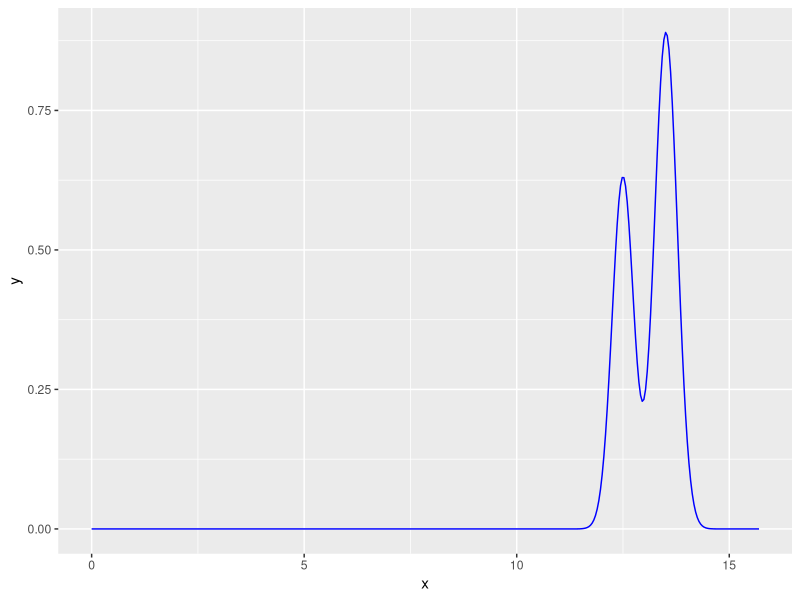
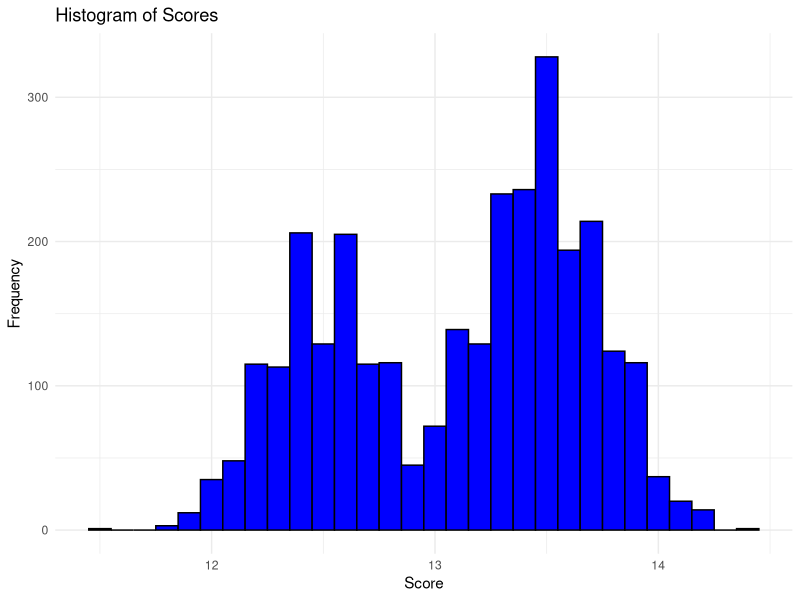

These charts were generated, in order, by the following R code: (Note: a time limit stopped this script after it produced the figures.)
## ---- chunk 1
knitr::opts_chunk$set(echo = TRUE)
## ---- chunk 2
library(tidyverse)
library(data.table)
library(ggplot2)
library(purrr)
library(dplyr)
## ---- chunk 3
## Re-arranged data
data_women_scores_2022_to_2023 <- read.csv("cleaned data/active_restricted_women_2023.csv") %>% 
  select(Country, FullName, Apparatus, Score) %>% 
  # first, making c(VT, VT1, VT2) all just VT, since they're all the same apparatus, just named different at different competitions
  mutate(Apparatus = ifelse(Apparatus %in% c("VT1", "VT2"), "VT", Apparatus))  %>%
  filter(!is.na(Score) & Score != 0) #dropping all NAs -- ask the team: should we also drop zeros? -> emily said yeah 11.13.2023 7 21pm


# this is the data that will feed into the algo
data_ready_for_algo <- data_women_scores_2022_to_2023 %>%
  group_by(Country, FullName, Apparatus) %>%
  summarise(Scores = list(Score), .groups = 'drop')




## Global Fixed Integers
minBBScoreIn_data_women_scores_2022_to_2023 <- min(data_women_scores_2022_to_2023$Score[data_women_scores_2022_to_2023$Apparatus == "BB"], na.rm = TRUE)
maxBBScoreIn_data_women_scores_2022_to_2023 <- max(data_women_scores_2022_to_2023$Score[data_women_scores_2022_to_2023$Apparatus == "BB"], na.rm = TRUE)

minFXScoreIn_data_women_scores_2022_to_2023 <- min(data_women_scores_2022_to_2023$Score[data_women_scores_2022_to_2023$Apparatus == "FX"], na.rm = TRUE)
maxFXScoreIn_data_women_scores_2022_to_2023 <- max(data_women_scores_2022_to_2023$Score[data_women_scores_2022_to_2023$Apparatus == "FX"], na.rm = TRUE)

minUBScoreIn_data_women_scores_2022_to_2023 <- min(data_women_scores_2022_to_2023$Score[data_women_scores_2022_to_2023$Apparatus == "UB"], na.rm = TRUE)
maxUBScoreIn_data_women_scores_2022_to_2023 <- max(data_women_scores_2022_to_2023$Score[data_women_scores_2022_to_2023$Apparatus == "UB"], na.rm = TRUE)

minVTScoreIn_data_women_scores_2022_to_2023 <- min(data_women_scores_2022_to_2023$Score[data_women_scores_2022_to_2023$Apparatus == "VT"], na.rm = TRUE)
maxVTScoreIn_data_women_scores_2022_to_2023 <- max(data_women_scores_2022_to_2023$Score[data_women_scores_2022_to_2023$Apparatus == "VT"], na.rm = TRUE)


## 2D Table of Global Fixed Integers
minAndMaxScores2DTable <- list(
    BB = list(
        min = minBBScoreIn_data_women_scores_2022_to_2023,
        max = maxBBScoreIn_data_women_scores_2022_to_2023
    ),
    FX = list(
        min = minFXScoreIn_data_women_scores_2022_to_2023,
        max = maxFXScoreIn_data_women_scores_2022_to_2023
    ),
    UB = list(
        min = minUBScoreIn_data_women_scores_2022_to_2023,
        max = maxUBScoreIn_data_women_scores_2022_to_2023
    ),
    VT = list(
        min = minVTScoreIn_data_women_scores_2022_to_2023,
        max = maxVTScoreIn_data_women_scores_2022_to_2023
    )
)


## TO BE FED INTO runOlympicsNTimes
allWomenBBParticipants <- data_ready_for_algo %>%
  select(Country, FullName, Apparatus) %>%
  unique() %>% 
  filter(Apparatus == "BB")

allWomenUBParticipants <- data_ready_for_algo %>%
  select(Country, FullName, Apparatus) %>%
  unique() %>% 
  filter(Apparatus == "UB")

allWomenFXParticipants <- data_ready_for_algo %>%
  select(Country, FullName, Apparatus) %>%
  unique() %>% 
  filter(Apparatus == "FX")

allWomenVTParticipants <- data_ready_for_algo %>%
  select(Country, FullName, Apparatus) %>%
  unique() %>% 
  filter(Apparatus == "VT")

allWomenBBParticipants <- allWomenBBParticipants %>%
  mutate(SimulationResults = lapply(seq_along(FullName), function(x) list()))

allWomenUBParticipants <- allWomenUBParticipants %>%
  mutate(SimulationResults = lapply(seq_along(FullName), function(x) list()))

allWomenFXParticipants <- allWomenFXParticipants %>%
  mutate(SimulationResults = lapply(seq_along(FullName), function(x) list()))

allWomenVTParticipants <- allWomenVTParticipants %>%
  mutate(SimulationResults = lapply(seq_along(FullName), function(x) list()))
## ---- chunk 4
# sanity checking the 2D Table
# minAndMaxScores2DTable$BB$min
## ---- chunk 5
# Helper Function: createProperDataframe
# inputs are: "country code", "Athlete Name", "Apparatus (the two letters, like FX")
# output is a dataframe that is suitable for going in as input into the next step, aka creating estimated kernel densities

createProperDataframe = function(countryCode, athleteName, apparatusInitials){
  dataframeToReturn <- data_ready_for_algo %>% 
    filter(Country == countryCode, FullName == athleteName, Apparatus == apparatusInitials) %>% 
    select(Scores) %>% 
    unnest(Scores) %>% 
    unlist()
  
  apparatus <- apparatusInitials
  
  return(list(dataframeToReturn, apparatus))
}
## ---- chunk 6
# sanity checking function: createProperDataframe
#a = createProperDataframe(countryCode = "AUS", athleteName = "BROWN GEORGIA", apparatusInitials = "FX")
#a

#print(a[[1]])

#a[[2]]

#class(a[[1]]) --> should be "numeric"
#class(a[[2]])

#a[[1]]
## ---- chunk 7
# Helper Function: estimateKernelDensity

# coming up with an estimate kernel density based on the inputs that are:
# 1. output of createProperDataframe = list(properDataframeCreatedForAthleteAndApparatusCombination, apparatus)
# 2. bandwidthValue (the bigger, the "smoother")

# output:
# dataframe of x and y coordinates --> coordinates of the estimated density function

estimateKernelDensity <- function(outputOfCreateProperDataframe, bandwidthValue){
  library(KernSmooth)
  apparatusOfInterestHere = outputOfCreateProperDataframe[[2]]
  kernelLowerLimit = min(minAndMaxScores2DTable$apparatusOfInterestHere$min - 2, 0)
  kernelUpperLimit = max(minAndMaxScores2DTable$apparatusOfInterestHere$max + 2, 15.7)
  
  
  almostToReturn <- bkde(x = outputOfCreateProperDataframe[[1]], kernel = "normal", canonical = FALSE, bandwidth = bandwidthValue, gridsize = 401L, range.x = c(kernelLowerLimit, kernelUpperLimit), truncate = TRUE)
  #range.x = c(kernelLowerLimit, kernelUpperLimit)
  dataframeToReturn <- data.frame(
    x = almostToReturn$x, 
    y = almostToReturn$y
  )
  
  return(dataframeToReturn)
}

## ---- chunk 8
# sanity checking function: estimateKernelDensity
#b = estimateKernelDensity(createProperDataframe(countryCode = "AUS", athleteName = "BROWN GEORGIA", apparatusInitials = "UB"), 0.25)
#b
#class(b)


ggplot() +
  geom_line(data = estimateKernelDensity(createProperDataframe(countryCode = "AUS", athleteName = "BROWN GEORGIA", apparatusInitials = "UB"), 0.25), aes(x, y), color = "blue")
## ---- chunk 9
createCDFfromKDEandDrawONEscore <- function(dataframeReturnedByestimateKernelDensity){
  # Create a CDF from the KDE
  kde_y_cumsum <- cumsum(dataframeReturnedByestimateKernelDensity$y)
  cdf <- kde_y_cumsum / max(kde_y_cumsum)
  
  
  u <- runif(1)  # Generate uniform random number
  sampled_value <- dataframeReturnedByestimateKernelDensity$x[which.min(abs(cdf - u))]
  
  return(sampled_value)
  
  
}
## ---- chunk 10
# sanity checking function: createCDFfromKDEandDrawONEscore
c = createCDFfromKDEandDrawONEscore(estimateKernelDensity(createProperDataframe(countryCode = "AUS", athleteName = "BROWN GEORGIA", apparatusInitials = "UB"), 0.25))
c
class(c)

emptyList <- vector("list", 3000)

for (i in 1:3000) {
  toAdd <- createCDFfromKDEandDrawONEscore(estimateKernelDensity(createProperDataframe(countryCode = "AUS", athleteName = "BROWN GEORGIA", apparatusInitials = "UB"), 0.25))
  emptyList[[i]] <- toAdd
}

emptyListDF <- data.frame(values = unlist(emptyList))

# Creating a histogram with ggplot2
ggplot(emptyListDF, aes(x = values)) +
  geom_histogram(binwidth = 0.1, fill = "blue", color = "black") +
  theme_minimal() +
  labs(title = "Histogram of Scores", x = "Score", y = "Frequency")
## ---- chunk 11
class(allWomenBBParticipants[1, ])

allWomenBBParticipants[1, ]

allWomenBBParticipants[1, ]$Country
allWomenBBParticipants[1, ]$FullName
allWomenBBParticipants[1, ]$Apparatus

class(allWomenBBParticipants[1, ]$Country)
class(allWomenBBParticipants[1, ]$FullName)
class(allWomenBBParticipants[1, ]$Apparatus)


row1 <- allWomenBBParticipants[1, ]$SimulationResults
## ---- chunk 12
# sanity checking inner loop in runOlympicsNTimes

#row1 <- allWomenBBParticipants[1, ]
#    emptyList1 <- vector("list", 1000)
#    for (i in 1:1000) {
#      toAdd <- createCDFfromKDEandDrawONEscore(estimateKernelDensity(createProperDataframe(countryCode = row1$Country, athleteName = row1$FullName, apparatusInitials = row1$Apparatus), 0.25))
#      emptyList1[[i]] <- toAdd
#    }
    
    
    
#emptyList1_df <- data.frame(values = unlist(emptyList1))

# Create a histogram using ggplot
#ggplot(emptyList1_df, aes(x = values)) +
#  geom_histogram(binwidth = 0.1, fill = "blue", color = "black") + # Adjust binwidth as needed
#  theme_minimal() +
#  labs(title = "Histogram of Sampled Scores", x = "Score", y = "Frequency")



#ggplot() +
#  geom_line(data = estimateKernelDensity(createProperDataframe(countryCode = "ALG", athleteName = "NEMOUR KAYLIA", apparatusInitials = "BB"), 0.25), aes(x, y), color = "blue")
## ---- chunk 13
#for (i in 1:nrow(allWomenBBParticipants)) {
#    row <- allWomenBBParticipants[i, ]
#    row$SimulationResults <- make the list length 10
#}


 # setting up SimulationResults Vector for allWomenBBParticipants
#  for (i in 1:nrow(allWomenBBParticipants)) {
#    row <- allWomenBBParticipants[i, ]
#    row$SimulationResults <- vector("list", n)
#  }
## ---- chunk 14
#for (i in 1:nrow(allWomenBBParticipants)) {
#  row <- allWomenBBParticipants[i, ]
#  toAdd <- createCDFfromKDEandDrawONEscore(estimateKernelDensity(createProperDataframe(countryCode = row$Country, athleteName = row$FullName, apparatusInitials = row$Apparatus), 0.25))
#  print(class(allWomenBBParticipants[i, ]$Simulation))
#  print(class(toAdd))
#  print(toAdd)
#      #toAddList <- list(toAdd)
#      #allWomenBBParticipants[i, ]$SimulationResults[[nthOlympic]] <- toAddList
#}
## ---- chunk 15
#allWomenBBParticipants$SimulationResults <- lapply(1:nrow(allWomenBBParticipants), function(x) vector("list", 10))
#allWomenBBParticipants[2, ]$SimulationResults[[1]][[3]] <- 3

## ---- chunk 16
#allWomenBBParticipants$SimulationResults[[i]][[nthOlympic]] <- toAdd
## ---- chunk 17
# OVERALL ALGO: runOlympicsNTimes
# input: n
# uses all sorts of helper functions


runOlympicsNTimes <- function(n, allWomenBBParticipants, allWomenFXParticipants, allWomenUBParticipants, allWomenVTParticipants){
  
 
  
  # 1. running the Women's BB n times
  BBParticipants_copied <- allWomenBBParticipants
  
  BBParticipants_copied$SimulationResults <- lapply(1:nrow(BBParticipants_copied), function(x) vector("list", n))
  for (nthOlympic in 1:n){
    
    # each nthOlympic-iteration of the Olympics, this is filling out the nthOlympic-index of each athlete's SimulationResults vector
    for (i in 1:nrow(BBParticipants_copied)) {
      row <- BBParticipants_copied[i, ]
      toAdd <- createCDFfromKDEandDrawONEscore(estimateKernelDensity(createProperDataframe(countryCode = row$Country, athleteName = row$FullName, apparatusInitials = row$Apparatus), 0.25))
    
      BBParticipants_copied[i, ]$SimulationResults[[1]][[nthOlympic]] <- toAdd
    }
    print(paste(nthOlympic, "th olympic done for Women's BB"))
    
  }
  
  #return(BBParticipants_copied)
  
  
    
    
  
  
  
  
  # 2. running the Women's FX n times
  FXParticipants_copied <- allWomenFXParticipants
  
  FXParticipants_copied$SimulationResults <- lapply(1:nrow(FXParticipants_copied), function(x) vector("list", n))
  for (nthOlympic in 1:n){
    
    # each nthOlympic-iteration of the Olympics, this is filling out the nthOlympic-index of each athlete's SimulationResults vector
    for (i in 1:nrow(FXParticipants_copied)) {
      row <- FXParticipants_copied[i, ]
      toAdd <- createCDFfromKDEandDrawONEscore(estimateKernelDensity(createProperDataframe(countryCode = row$Country, athleteName = row$FullName, apparatusInitials = row$Apparatus), 0.25))
    
      FXParticipants_copied[i, ]$SimulationResults[[1]][[nthOlympic]] <- toAdd
    }
    print(paste(nthOlympic, "th olympic done for Women's FX"))
    
  }
  
  #return(FXParticipants_copied)
  
  
  
  # 3. running the Women's UB n times
  UBParticipants_copied <- allWomenUBParticipants
  
  UBParticipants_copied$SimulationResults <- lapply(1:nrow(UBParticipants_copied), function(x) vector("list", n))
  for (nthOlympic in 1:n){
    
    # each nthOlympic-iteration of the Olympics, this is filling out the nthOlympic-index of each athlete's SimulationResults vector
    for (i in 1:nrow(UBParticipants_copied)) {
      row <- UBParticipants_copied[i, ]
      toAdd <- createCDFfromKDEandDrawONEscore(estimateKernelDensity(createProperDataframe(countryCode = row$Country, athleteName = row$FullName, apparatusInitials = row$Apparatus), 0.25))
    
      UBParticipants_copied[i, ]$SimulationResults[[1]][[nthOlympic]] <- toAdd
    }
    print(paste(nthOlympic, "th olympic done for Women's UB"))
    
  }
  
  #return(UBParticipants_copied)
  
  
  
  
  
  
  
  # 4. running the Women's VT n times
  VTParticipants_copied <- allWomenVTParticipants
  
  VTParticipants_copied$SimulationResults <- lapply(1:nrow(VTParticipants_copied), function(x) vector("list", n))
  for (nthOlympic in 1:n){
    
    # each nthOlympic-iteration of the Olympics, this is filling out the nthOlympic-index of each athlete's SimulationResults vector
    for (i in 1:nrow(VTParticipants_copied)) {
      row <- VTParticipants_copied[i, ]
      toAdd <- createCDFfromKDEandDrawONEscore(estimateKernelDensity(createProperDataframe(countryCode = row$Country, athleteName = row$FullName, apparatusInitials = row$Apparatus), 0.25))
    
      VTParticipants_copied[i, ]$SimulationResults[[1]][[nthOlympic]] <- toAdd
    }
    print(paste(nthOlympic, "th olympic done for Women's VT"))
    
  }
  
  #return(VTParticipants_copied)
  
  
  
  
  # RETURN FOUR DATAFRAMES
  return(list(BBResults = BBParticipants_copied, FXResults = FXParticipants_copied, UBResults = UBParticipants_copied, VTResults = VTParticipants_copied))
  
  
}


## ---- chunk 18
# sanityCheck: runOlympicsNTimes
set.seed(1)
a = runOlympicsNTimes(10, allWomenBBParticipants, allWomenFXParticipants, allWomenUBParticipants, allWomenVTParticipants)

#a <- a %>% 
#  mutate(mean = sapply(SimulationResults, function(x) mean(unlist(x))))
## ---- chunk 19
aBB <- a$BBResults

aBB <- aBB %>% 
  mutate(mean = sapply(SimulationResults, function(x) mean(unlist(x))))


aUB <- a$UBResults

aUB <- aUB %>% 
  mutate(mean = sapply(SimulationResults, function(x) mean(unlist(x))))


aFX <- a$FXResults

aFX <- aFX %>% 
  mutate(mean = sapply(SimulationResults, function(x) mean(unlist(x))))


aVT <- a$VTResults

aVT <- aVT %>% 
  mutate(mean = sapply(SimulationResults, function(x) mean(unlist(x))))

## ---- chunk 20
#BBResults <- aBB
# Convert all list columns in BBResults to character strings
#BBResults[] <- lapply(BBResults, function(x) {
#  if (is.list(x)) {
#    sapply(x, toString)
#  } else {
#    x
#  }
#})
# Now save the modified data frame to a CSV file
#write.csv(BBResults, file = "BBResults.csv", row.names = FALSE)
#UBResults <- aUB
# Convert all list columns in BBResults to character strings
#UBResults[] <- lapply(UBResults, function(x) {
#  if (is.list(x)) {
#    sapply(x, toString)
#  } else {
#    x
#  }
#})
# Now save the modified data frame to a CSV file
#write.csv(UBResults, file = "UBResults.csv", row.names = FALSE)
#FXResults <- aFX
# Convert all list columns in BBResults to character strings
#FXResults[] <- lapply(FXResults, function(x) {
#  if (is.list(x)) {
#    sapply(x, toString)
#  } else {
#    x
#  }
#})
# Now save the modified data frame to a CSV file
#write.csv(FXResults, file = "FXResults.csv", row.names = FALSE)
#VTResults <- aVT
# Convert all list columns in BBResults to character strings
#VTResults[] <- lapply(VTResults, function(x) {
#  if (is.list(x)) {
#    sapply(x, toString)
#  } else {
#    x
#  }
#})
# Now save the modified data frame to a CSV file
#write.csv(VTResults, file = "VTResults.csv", row.names = FALSE)
## ---- chunk 21

## helper function to transform scores into relevant medals
transform_values <- function(column) {
  ranks <- min_rank(-column)  # Rank in descending order, ties are handled so that people with the same score are given the same medal 
  result <- ifelse(ranks == 1, 3, ifelse(ranks == 2, 2, ifelse(ranks == 3, 1, 0)))
  return(result)
}

separate_columns <- function(data, list_column_name, num_columns) {
  # Create empty data frame to store the separated columns
  result_matrix <- matrix(NA, nrow = nrow(data), ncol = num_columns)
  colnames(result_matrix) <- paste(list_column_name, seq_len(num_columns), sep = "_")
  
  # Loop through each row and separate the nested list into columns
  for (i in seq_len(nrow(data))) {
    nested_list <- data[[list_column_name]][i]
    
    # Assign the values to the corresponding columns in the result matrix
    result_matrix[i, ] <- unlist(nested_list)
    
  }
  
  # Bind the result matrix with the original data frame, excluding the original list column
  result_data <- cbind(data[, -which(names(data) == list_column_name)], result_matrix)
  result_data <- mutate_at(result_data, vars(starts_with(list_column_name)), transform_values)
  
  result_data$avg_result <- rowMeans(select(result_data, starts_with(list_column_name)))
  result_data$percentile_75_result <- apply(select(result_data, starts_with(list_column_name)), 1, function(x) quantile(x, 0.75))

  
  return(result_data)
}
## ---- chunk 22

## calculating the top three potential people in each individual event 

aBB_separated_data <- separate_columns(aBB, "SimulationResults", 10)

aBB_separated_data %>% 
  filter(FullName == "BILES SIMONE") %>% 
  select(avg_result)

aBB_separated_data %>% 
  filter(FullName == "WU RAN") %>% 
  select(percentile_75_result)

aBB_Top_Three <- aBB_separated_data %>% 
  filter(Country == "USA") %>% 
  arrange(desc(avg_result)) %>% 
  select(Country, FullName, mean, avg_result, Apparatus) %>% 
  slice(1:4)


aFX_separated_data <- separate_columns(aFX, "SimulationResults", 10)

aFX_Top_Three <- aFX_separated_data %>% 
  filter(Country == "USA") %>% 
  arrange(desc(avg_result)) %>% 
  select(Country, FullName, mean, avg_result, Apparatus) %>% 
  slice(1:4)

aUB_separated_data <- separate_columns(aUB, "SimulationResults", 10)

aUB_Top_Three <- aUB_separated_data %>% 
  filter(Country == "USA") %>% 
  arrange(desc(avg_result)) %>% 
  select(Country, FullName, mean, avg_result, Apparatus) %>% 
  slice(1:4)

aVT_separated_data <- separate_columns(aFX, "SimulationResults", 10)

aVT_Top_Three <- aVT_separated_data %>% 
  filter(Country == "USA") %>% 
  arrange(desc(avg_result)) %>% 
  select(Country, FullName, mean, avg_result, Apparatus) %>% 
  slice(1:4)




## ---- chunk 23

## removes any athletes that have not competed in all four events
remove_low_occurrences <- function(data) {
  result_data <- data %>%
    group_by(FullName) %>%
    filter(n() > 3) %>%
    ungroup()
  
  return(result_data)
}

## names of all athletes that have competed in all four events
allWomenAllAroundParticipants <- remove_low_occurrences(data_ready_for_algo) %>%
  select(FullName) %>% 
  unique()
  

## simulate 100 simulations from each event with the randomly sampled group of athletes (should be 12*5 = 60 athletes)
## sum up each athletes score in each simulation




## ---- chunk 24

## find USA players to plug into possible US teams

Top_Contenders_Across_Events <- rbind(aBB_Top_Three, aFX_Top_Three, aUB_Top_Three, aVT_Top_Three) %>% 
  select(FullName) %>% 
  unique()

Top_Contenders_Across_Events <- Top_Contenders_Across_Events$FullName

# Find all combinations of 5
all_combinations <- combn(Top_Contenders_Across_Events, 5, simplify = TRUE)

# Find the columns that include "BILES SIMONE" as a row
columns_with_biles_simone <- apply(all_combinations, 2, function(col) "BILES SIMONE" %in% col)

# Filter the matrix to keep only the columns with "BILES SIMONE"
columns_with_biles_simone <- all_combinations[, columns_with_biles_simone]


## if we assume SHILESE JONES will also be a lock 
# Find the columns that include "BILES SIMONE" as a row and "JONES SHILES" 
columns_with_jones_shiles <- apply(columns_with_biles_simone, 2, function(col) "JONES SHILESE" %in% col)

# Filter the matrix to keep only the columns with "JONES SHILESE"
columns_with_jones_shiles <- columns_with_biles_simone[, columns_with_jones_shiles]
  


## ---- chunk 25
